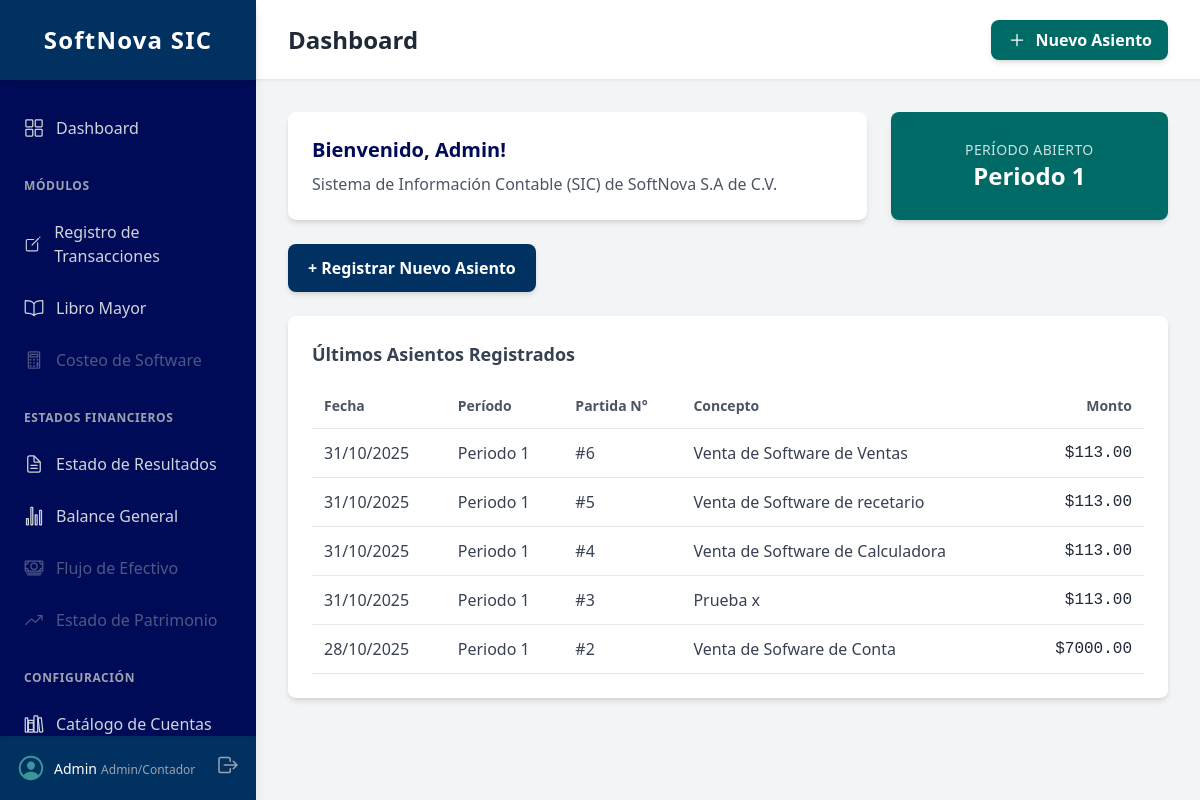
Page /contabilidad/ (signed in) on the committed database.
### contabilidad/models.py (models this page shows, shortened)
class PeriodoContable(models.Model):
    class EstadoPeriodo(models.TextChoices):
        ABIERTO = 'ABIERTO', 'Abierto'
        CERRADO = 'CERRADO', 'Cerrado'
    nombre = models.CharField(
        max_length=100,
        unique=True,
        help_text="Nombre del período (ej. Enero 2024)"
    )
    fecha_inicio = models.DateField()
    fecha_fin = models.DateField()
    estado = models.CharField(
        max_length=10,
        choices=EstadoPeriodo.choices,
        default=EstadoPeriodo.ABIERTO
    )
    class Meta:
        ordering = ['-fecha_inicio']
        verbose_name = "Período Contable"
        verbose_name_plural = "Períodos Contables"

class AsientoDiario(models.Model):
    periodo = models.ForeignKey(
        PeriodoContable,
        on_delete=models.PROTECT, # No permitir borrar períodos con asientos
        related_name="asientos"
    )
    numero_partida = models.PositiveIntegerField(
        editable=False,
        help_text="Número de partida correlativo dentro del período"
    )
    fecha = models.DateField(
        default=timezone.now,
        help_text="Fecha de la transacción"
    )
    descripcion = models.TextField(
        blank=True,
        help_text="Descripción del asiento (concepto, glosa)"
    )
    creado_por = models.ForeignKey(
        User,
        on_delete=models.SET_NULL,
        null=True, blank=True,
        related_name="asientos_creados"
    )
    creado_en = models.DateTimeField(auto_now_add=True)
    class Meta:
        ordering = ['periodo', 'numero_partida']
        unique_together = ('periodo', 'numero_partida')
        verbose_name = "Asiento Diario"
        verbose_name_plural = "Libro Diario"
    @property
    def total_debe(self):
        return self.movimientos.aggregate(total=models.Sum('debe'))['total'] or Decimal('0.00')

### contabilidad/views.py (the view)
# urls.py: path('', views.dashboard, name='dashboard'),
@login_required
def dashboard(request):
    ultimos_asientos = AsientoDiario.objects.order_by('-fecha', '-numero_partida')[:5]
    periodo_abierto = PeriodoContable.objects.filter(estado=PeriodoContable.EstadoPeriodo.ABIERTO).first()
    context = {
        'ultimos_asientos': ultimos_asientos,
        'periodo_abierto': periodo_abierto,
    }
    return render(request, 'contabilidad/dashboard.html', context)

### contabilidad/templates/contabilidad/dashboard.html (shortened to what this page needs)
{% extends 'base.html' %}
{% block page_title %}Dashboard{% endblock %}
{% block content %}
    <div class="grid grid-cols-1 md:grid-cols-3 gap-6 mb-6">
        <div class="md:col-span-2 bg-white p-6 rounded-lg shadow-md">
            <h3 class="text-xl font-semibold text-sic-dark-blue">
                Bienvenido, {% if user.first_name %}{{ user.first_name }}{% else %}{{ user.username }}{% endif %}!
            </h3>
            <p class="text-gray-600 mt-2">
                Sistema de Información Contable (SIC) de SoftNova S.A de C.V.
            </p>
        </div>
        <div class="bg-sic-teal text-white p-6 rounded-lg shadow-md flex items-center justify-center">
            {% if periodo_abierto %}
                <div class="text-center">
                    <span class="block text-sm uppercase tracking-wide opacity-80">Período Abierto</span>
                    <span class="block text-2xl font-bold">{{ periodo_abierto.nombre }}</span>
                </div>
            {% else %}
                <div class="text-center">
                    <span class="block text-lg font-semibold">No hay período abierto</span>
                    <p class="text-sm opacity-90">(Contacte al Administrador)</p>
                </div>
            {% endif %}
        </div>
    </div>
    <div class="mb-6">
        <a href="{% url 'contabilidad:registrar_asiento' %}" class="inline-block bg-sic-medium-blue hover:bg-sic-dark-blue text-white font-semibold py-3 px-5 rounded-lg shadow-md transition-colors duration-200">
            + Registrar Nuevo Asiento
        </a>
    </div>
    <div class="bg-white p-6 rounded-lg shadow-md">
        <h4 class="text-lg font-semibold text-gray-700 mb-4">Últimos Asientos Registrados</h4>
        <div class="overflow-x-auto">
            <table class="w-full min-w-lg">
                <thead class="border-b border-gray-200">
                    <tr>
                        <th class="text-left text-sm font-semibold text-gray-600 p-3">Fecha</th>
                        <th class="text-left text-sm font-semibold text-gray-600 p-3">Período</th>
                        <th class="text-left text-sm font-semibold text-gray-600 p-3">Partida N°</th>
                        <th class="text-left text-sm font-semibold text-gray-600 p-3">Concepto</th>
                        <th class="text-right text-sm font-semibold text-gray-600 p-3">Monto</th>
                    </tr>
                </thead>
                <tbody>
                    {% for asiento in ultimos_asientos %}
                        <tr class="hover:bg-gray-50 border-b border-gray-200">
                            <td class="p-3 text-gray-700">{{ asiento.fecha|date:"d/m/Y" }}</td>
                            <td class="p-3 text-gray-700">{{ asiento.periodo.nombre }}</td>
                            <td class="p-3 text-gray-700 font-medium">#{{ asiento.numero_partida }}</td>
                            <td class="p-3 text-gray-700">{{ asiento.descripcion|truncatechars:50 }}</td>
                            <td class="p-3 text-gray-800 text-right font-mono">${{ asiento.total_debe|floatformat:2 }}</td>
                        </tr>
                    {% empty %}
                        <tr>
                            <td colspan="5" class="p-4 text-center text-gray-500">
                                No se han registrado asientos todavía.
                            </td>
                        </tr>
                    {% endfor %}
                </tbody>
            </table>
        </div>
    </div>
{% endblock %}

### templates/base.html (shortened to what this page needs)
<!DOCTYPE html>
<html lang="es">
<head>
    <script src="https://cdn.tailwindcss.com"></script>
</head>
<body class="bg-gray-100 font-sans antialiased">
    <div class="flex h-screen">
        <aside class="w-64 bg-sic-dark-blue text-white flex flex-col fixed h-full shadow-lg">
            <div class="h-20 flex items-center justify-center bg-sic-medium-blue shadow-md">
                <h1 class="text-2xl font-bold tracking-wider">SoftNova SIC</h1>
            </div>
            <nav class="flex-1 overflow-y-auto py-6">
                <ul class="space-y-1">
                    <li>
                        <a href="{% url 'contabilidad:dashboard' %}" class="flex items-center space-x-3 px-6 py-3 text-gray-300 hover:bg-sic-medium-blue hover:text-white transition-colors duration-200">
                            <ion-icon name="grid-outline" class="text-xl"></ion-icon>
                            <span class="font-medium">Dashboard</span>
                        </a>
                    </li>
                    <li class="px-6 pt-4 pb-2">
                        <span class="text-xs uppercase text-gray-400 font-semibold tracking-wider">Módulos</span>
                    </li>
                    <li>
                        <a href="{% url 'contabilidad:registrar_asiento' %}" class="flex items-center space-x-3 px-6 py-3 text-gray-300 hover:bg-sic-medium-blue hover:text-white transition-colors duration-200">
                            <ion-icon name="create-outline" class="text-xl"></ion-icon>
                            <span class="font-medium">Registro de Transacciones</span>
                        </a>
                    </li>
                    <li>
                        <a href="{% url 'contabilidad:mayor_seleccion' %}" class="flex items-center space-x-3 px-6 py-3 text-gray-300 hover:bg-sic-medium-blue hover:text-white transition-colors duration-200">
                            <ion-icon name="book-outline" class="text-xl"></ion-icon>
                            <span class="font-medium">Libro Mayor</span>
                        </a>
                    </li>
                    <li>
                        <a href="#" class="flex items-center space-x-3 px-6 py-3 text-gray-400 opacity-50 cursor-not-allowed" title="Próximamente">
                            <ion-icon name="calculator-outline" class="text-xl"></ion-icon>
                            <span class="font-medium">Costeo de Software</span>
                        </a>
                    </li>
                    <li class="px-6 pt-4 pb-2">
                        <span class="text-xs uppercase text-gray-400 font-semibold tracking-wider">Estados Financieros</span>
                    </li>
                    <li>
                        <a href="{% url 'contabilidad:hub_estado_resultados' %}" class="flex items-center space-x-3 px-6 py-3 text-gray-300 hover:bg-sic-medium-blue hover:text-white transition-colors duration-200">
                            <ion-icon name="document-text-outline" class="text-xl"></ion-icon>
                            <span class="font-medium">Estado de Resultados</span>
                        </a>
                    </li>
                    <li>
                        <a href="{% url 'contabilidad:hub_balance_general' %}" class="flex items-center space-x-3 px-6 py-3 text-gray-300 hover:bg-sic-medium-blue hover:text-white transition-colors duration-200">
                            <ion-icon name="stats-chart-outline" class="text-xl"></ion-icon>
                            <span class="font-medium">Balance General</span>
                        </a>
                    </li>
                    <li>
                        <a href="#" class="flex items-center space-x-3 px-6 py-3 text-gray-400 opacity-50 cursor-not-allowed" title="Próximamente">
                            <ion-icon name="cash-outline" class="text-xl"></ion-icon>
                            <span class="font-medium">Flujo de Efectivo</span>
                        </a>
                    </li>
                    <li>
                        <a href="#" class="flex items-center space-x-3 px-6 py-3 text-gray-400 opacity-50 cursor-not-allowed" title="Próximamente">
                            <ion-icon name="trending-up-outline" class="text-xl"></ion-icon>
                            <span class="font-medium">Estado de Patrimonio</span>
                        </a>
                    </li>
                    <li class="px-6 pt-4 pb-2">
                        <span class="text-xs uppercase text-gray-400 font-semibold tracking-wider">Configuración</span>
                    </li>
                    {% if user.is_superuser %}
                        <li>
                            <a href="{% url 'admin:contabilidad_cuenta_changelist' %}" target="_blank" class="flex items-center space-x-3 px-6 py-3 text-gray-300 hover:bg-sic-medium-blue hover:text-white transition-colors duration-200">
                                <ion-icon name="library-outline" class="text-xl"></ion-icon>
                                <span class="font-medium">Catálogo de Cuentas</span>
                            </a>
                        </li>
                    {% endif %}
                </ul>
            </nav>
            <div class="h-16 p-4 flex items-center justify-between bg-sic-medium-blue shadow-inner">
                <div class="flex items-center space-x-2">
                    <ion-icon name="person-circle-outline" class="text-3xl text-sic-light-teal"></ion-icon>
                    <div>
                        <span class="text-sm font-medium">{% if user.is_authenticated %}{{ user.username }}{% else %}Usuario{% endif %}</span>
                        <span class="text-xs text-gray-400">{% if user.is_staff %}Admin/Contador{% endif %}</span>
                    </div>
                </div>
                <a href="#" title="Cerrar Sesión">
                    <ion-icon name="log-out-outline" class="text-2xl text-gray-400 hover:text-white"></ion-icon>
                </a>
            </div>
        </aside>
        <main class="flex-1 ml-64 h-screen overflow-y-auto">
            <header class="h-20 bg-white shadow-sm flex items-center justify-between px-8 border-b border-gray-200">
                <div>
                    <h2 class="text-2xl font-semibold text-gray-800">
                        {% block page_title %}Dashboard{% endblock %}
                    </h2>
                </div>
                <div>
                    <button class="bg-sic-teal hover:bg-sic-light-teal text-white font-semibold py-2 px-4 rounded-lg shadow-md transition-colors duration-200 flex items-center space-x-2">
                        <ion-icon name="add-outline" class="text-xl"></ion-icon>
                        <span>Nuevo Asiento</span>
                    </button>
                </div>
            </header>
            <div class="p-8">
                {% block content %}{% endblock %}
            </div>
        </main>
    </div>
</body>
</html>

### rows in the picture
PeriodoContable: nombre "Periodo 1"
AsientoDiario: fecha "31/10/2025", periodo.nombre "Periodo 1", numero_partida "6", descripcion "Venta de Software de Ventas", total_debe "113.00"
AsientoDiario: fecha "31/10/2025", periodo.nombre "Periodo 1", numero_partida "5", descripcion "Venta de Software de recetario", total_debe "113.00"
AsientoDiario: fecha "31/10/2025", periodo.nombre "Periodo 1", numero_partida "4", descripcion "Venta de Software de Calculadora", total_debe "113.00"
AsientoDiario: fecha "31/10/2025", periodo.nombre "Periodo 1", numero_partida "3", descripcion "Prueba x", total_debe "113.00"
AsientoDiario: fecha "28/10/2025", periodo.nombre "Periodo 1", numero_partida "2", descripcion "Venta de Sofware de Conta", total_debe "7000.00"

### other values in the picture
{{ user.username }} "Admin"
